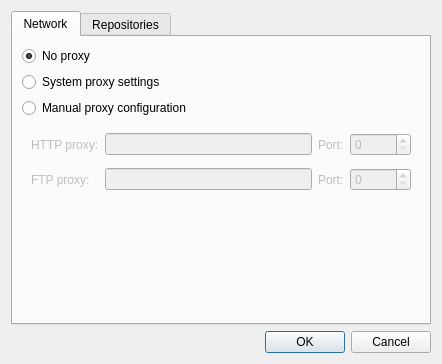
<?xml version="1.0" encoding="UTF-8"?>
<ui version="4.0">
 <class>SettingsDialog</class>
 <widget class="QDialog" name="SettingsDialog">
  <property name="windowTitle">
   <string>Settings</string>
  </property>
  <layout class="QVBoxLayout" name="verticalLayout_3">
   <item>
    <widget class="QTabWidget" name="tabWidget">
     <property name="currentIndex">
      <number>0</number>
     </property>
     <widget class="QWidget" name="m_network">
      <attribute name="title">
       <string>Network</string>
      </attribute>
      <layout class="QVBoxLayout" name="verticalLayout_2">
       <item>
        <widget class="QRadioButton" name="m_noProxySettings">
         <property name="text">
          <string>No proxy</string>
         </property>
         <property name="checked">
          <bool>true</bool>
         </property>
        </widget>
       </item>
       <item>
        <widget class="QRadioButton" name="m_systemProxySettings">
         <property name="enabled">
          <bool>true</bool>
         </property>
         <property name="text">
          <string>System proxy settings</string>
         </property>
         <property name="checked">
          <bool>false</bool>
         </property>
        </widget>
       </item>
       <item>
        <widget class="QRadioButton" name="m_manualProxySettings">
         <property name="text">
          <string>Manual proxy configuration</string>
         </property>
        </widget>
       </item>
       <item>
        <widget class="QWidget" name="m_rootWidget" native="true">
         <layout class="QGridLayout" name="gridLayout_3">
          <item row="0" column="0">
           <widget class="QLabel" name="m_httpProxyLabel">
            <property name="enabled">
             <bool>false</bool>
            </property>
            <property name="text">
             <string>HTTP proxy:</string>
            </property>
           </widget>
          </item>
          <item row="0" column="1">
           <widget class="QLineEdit" name="m_httpProxy">
            <property name="enabled">
             <bool>false</bool>
            </property>
           </widget>
          </item>
          <item row="0" column="2">
           <widget class="QLabel" name="m_httpProxyPortLabel">
            <property name="enabled">
             <bool>false</bool>
            </property>
            <property name="text">
             <string>Port:</string>
            </property>
           </widget>
          </item>
          <item row="0" column="3">
           <widget class="QSpinBox" name="m_httpProxyPort">
            <property name="enabled">
             <bool>false</bool>
            </property>
            <property name="maximum">
             <number>65535</number>
            </property>
           </widget>
          </item>
          <item row="1" column="0">
           <widget class="QWidget" name="m_httpAuthWidget" native="true">
            <property name="enabled">
             <bool>false</bool>
            </property>
            <layout class="QGridLayout" name="gridLayout_2">
             <property name="topMargin">
              <number>0</number>
             </property>
             <property name="rightMargin">
              <number>0</number>
             </property>
             <property name="bottomMargin">
              <number>0</number>
             </property>
            </layout>
           </widget>
          </item>
          <item row="2" column="0">
           <widget class="QLabel" name="m_ftpProxyLabel">
            <property name="enabled">
             <bool>false</bool>
            </property>
            <property name="text">
             <string>FTP proxy:</string>
            </property>
           </widget>
          </item>
          <item row="2" column="1">
           <widget class="QLineEdit" name="m_ftpProxy">
            <property name="enabled">
             <bool>false</bool>
            </property>
           </widget>
          </item>
          <item row="2" column="2">
           <widget class="QLabel" name="m_ftpProxyPortLabel">
            <property name="enabled">
             <bool>false</bool>
            </property>
            <property name="text">
             <string>Port:</string>
            </property>
           </widget>
          </item>
          <item row="2" column="3">
           <widget class="QSpinBox" name="m_ftpProxyPort">
            <property name="enabled">
             <bool>false</bool>
            </property>
            <property name="maximum">
             <number>65535</number>
            </property>
           </widget>
          </item>
          <item row="3" column="0">
           <widget class="QWidget" name="m_ftpAuthWidget" native="true">
            <property name="enabled">
             <bool>false</bool>
            </property>
            <layout class="QGridLayout" name="gridLayout">
             <property name="topMargin">
              <number>0</number>
             </property>
             <property name="rightMargin">
              <number>0</number>
             </property>
             <property name="bottomMargin">
              <number>0</number>
             </property>
            </layout>
           </widget>
          </item>
          <item row="3" column="2">
           <spacer name="verticalSpacer_2">
            <property name="orientation">
             <enum>Qt::Vertical</enum>
            </property>
            <property name="sizeHint" stdset="0">
             <size>
              <width>20</width>
              <height>0</height>
             </size>
            </property>
           </spacer>
          </item>
         </layout>
        </widget>
       </item>
      </layout>
     </widget>
     <widget class="QWidget" name="m_repositories">
      <attribute name="title">
       <string>Repositories</string>
      </attribute>
      <layout class="QVBoxLayout" name="verticalLayout">
       <item>
        <widget class="QLabel" name="m_httpAuthLabel">
         <property name="text">
          <string>Add Username and Password for authentication if needed.</string>
         </property>
        </widget>
       </item>
       <item>
        <widget class="QTreeWidget" name="m_repositoriesView">
         <column>
          <property name="text">
           <string notr="true">1</string>
          </property>
         </column>
        </widget>
       </item>
       <item>
        <widget class="QCheckBox" name="m_useTmpRepositories">
         <property name="text">
          <string>Use temporary repositories only</string>
         </property>
        </widget>
       </item>
       <item>
        <layout class="QHBoxLayout" name="horizontalLayout">
         <item>
          <widget class="QPushButton" name="m_addRepository">
           <property name="text">
            <string>Add</string>
           </property>
          </widget>
         </item>
         <item>
          <widget class="QPushButton" name="m_removeRepository">
           <property name="text">
            <string>Remove</string>
           </property>
          </widget>
         </item>
         <item>
          <widget class="QPushButton" name="m_testRepository">
           <property name="text">
            <string>Test</string>
           </property>
          </widget>
         </item>
         <item>
          <spacer name="horizontalSpacer">
           <property name="orientation">
            <enum>Qt::Horizontal</enum>
           </property>
           <property name="sizeHint" stdset="0">
            <size>
             <width>40</width>
             <height>20</height>
            </size>
           </property>
          </spacer>
         </item>
         <item>
          <widget class="QPushButton" name="m_showPasswords">
           <property name="text">
            <string>Show Passwords</string>
           </property>
          </widget>
         </item>
        </layout>
       </item>
      </layout>
     </widget>
    </widget>
   </item>
   <item>
    <widget class="QDialogButtonBox" name="buttonBox">
     <property name="orientation">
      <enum>Qt::Horizontal</enum>
     </property>
     <property name="standardButtons">
      <set>QDialogButtonBox::Cancel|QDialogButtonBox::Ok</set>
     </property>
    </widget>
   </item>
  </layout>
 </widget>
 <resources/>
 <connections>
  <connection>
   <sender>buttonBox</sender>
   <signal>accepted()</signal>
   <receiver>SettingsDialog</receiver>
   <slot>accept()</slot>
   <hints>
    <hint type="sourcelabel">
     <x>269</x>
     <y>422</y>
    </hint>
    <hint type="destinationlabel">
     <x>157</x>
     <y>274</y>
    </hint>
   </hints>
  </connection>
  <connection>
   <sender>buttonBox</sender>
   <signal>rejected()</signal>
   <receiver>SettingsDialog</receiver>
   <slot>reject()</slot>
   <hints>
    <hint type="sourcelabel">
     <x>337</x>
     <y>422</y>
    </hint>
    <hint type="destinationlabel">
     <x>286</x>
     <y>274</y>
    </hint>
   </hints>
  </connection>
  <connection>
   <sender>m_manualProxySettings</sender>
   <signal>toggled(bool)</signal>
   <receiver>m_httpProxyLabel</receiver>
   <slot>setEnabled(bool)</slot>
   <hints>
    <hint type="sourcelabel">
     <x>104</x>
     <y>74</y>
    </hint>
    <hint type="destinationlabel">
     <x>121</x>
     <y>97</y>
    </hint>
   </hints>
  </connection>
  <connection>
   <sender>m_manualProxySettings</sender>
   <signal>toggled(bool)</signal>
   <receiver>m_httpProxy</receiver>
   <slot>setEnabled(bool)</slot>
   <hints>
    <hint type="sourcelabel">
     <x>232</x>
     <y>77</y>
    </hint>
    <hint type="destinationlabel">
     <x>232</x>
     <y>97</y>
    </hint>
   </hints>
  </connection>
  <connection>
   <sender>m_manualProxySettings</sender>
   <signal>toggled(bool)</signal>
   <receiver>m_httpProxyPort</receiver>
   <slot>setEnabled(bool)</slot>
   <hints>
    <hint type="sourcelabel">
     <x>392</x>
     <y>74</y>
    </hint>
    <hint type="destinationlabel">
     <x>392</x>
     <y>96</y>
    </hint>
   </hints>
  </connection>
  <connection>
   <sender>m_manualProxySettings</sender>
   <signal>toggled(bool)</signal>
   <receiver>m_httpProxyPortLabel</receiver>
   <slot>setEnabled(bool)</slot>
   <hints>
    <hint type="sourcelabel">
     <x>349</x>
     <y>78</y>
    </hint>
    <hint type="destinationlabel">
     <x>347</x>
     <y>96</y>
    </hint>
   </hints>
  </connection>
  <connection>
   <sender>m_manualProxySettings</sender>
   <signal>toggled(bool)</signal>
   <receiver>m_ftpProxyPortLabel</receiver>
   <slot>setEnabled(bool)</slot>
   <hints>
    <hint type="sourcelabel">
     <x>336</x>
     <y>77</y>
    </hint>
    <hint type="destinationlabel">
     <x>336</x>
     <y>241</y>
    </hint>
   </hints>
  </connection>
  <connection>
   <sender>m_manualProxySettings</sender>
   <signal>toggled(bool)</signal>
   <receiver>m_ftpProxyLabel</receiver>
   <slot>setEnabled(bool)</slot>
   <hints>
    <hint type="sourcelabel">
     <x>61</x>
     <y>76</y>
    </hint>
    <hint type="destinationlabel">
     <x>109</x>
     <y>243</y>
    </hint>
   </hints>
  </connection>
  <connection>
   <sender>m_manualProxySettings</sender>
   <signal>toggled(bool)</signal>
   <receiver>m_ftpProxy</receiver>
   <slot>setEnabled(bool)</slot>
   <hints>
    <hint type="sourcelabel">
     <x>204</x>
     <y>78</y>
    </hint>
    <hint type="destinationlabel">
     <x>203</x>
     <y>248</y>
    </hint>
   </hints>
  </connection>
  <connection>
   <sender>m_manualProxySettings</sender>
   <signal>toggled(bool)</signal>
   <receiver>m_ftpProxyPort</receiver>
   <slot>setEnabled(bool)</slot>
   <hints>
    <hint type="sourcelabel">
     <x>406</x>
     <y>78</y>
    </hint>
    <hint type="destinationlabel">
     <x>380</x>
     <y>252</y>
    </hint>
   </hints>
  </connection>
  <connection>
   <sender>m_manualProxySettings</sender>
   <signal>toggled(bool)</signal>
   <receiver>m_httpAuthWidget</receiver>
   <slot>setEnabled(bool)</slot>
   <hints>
    <hint type="sourcelabel">
     <x>54</x>
     <y>79</y>
    </hint>
    <hint type="destinationlabel">
     <x>53</x>
     <y>179</y>
    </hint>
   </hints>
  </connection>
  <connection>
   <sender>m_manualProxySettings</sender>
   <signal>toggled(bool)</signal>
   <receiver>m_ftpAuthWidget</receiver>
   <slot>setEnabled(bool)</slot>
   <hints>
    <hint type="sourcelabel">
     <x>73</x>
     <y>76</y>
    </hint>
    <hint type="destinationlabel">
     <x>56</x>
     <y>298</y>
    </hint>
   </hints>
  </connection>
 </connections>
</ui>
